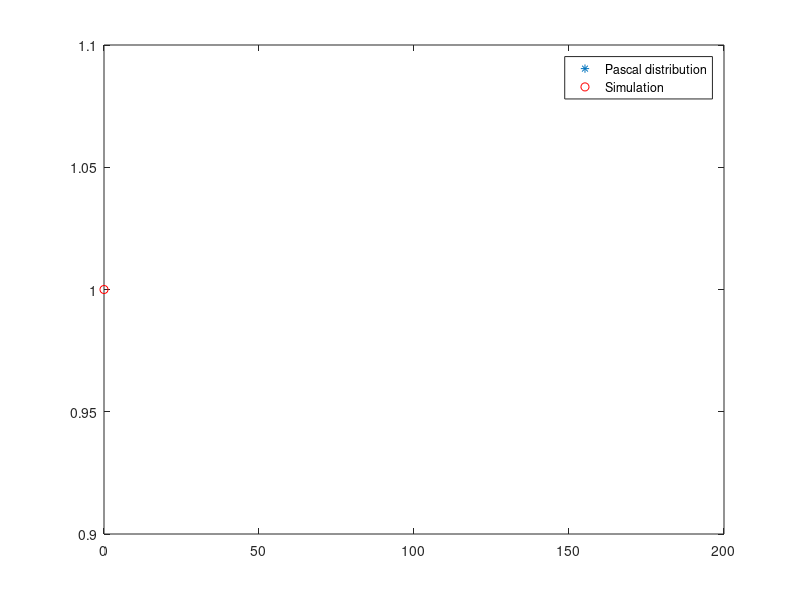

Reproduce this figure in MATLAB.
clear all;
clc;


p = input('Probability of success in (0,1) = ');
s = input('Number of successes = ');

N = input('Number of simulation = ');
for i = 1:N

    generated = 0;
    fails = 0;
    successes = 0;

    while (successes < s)
       last = rand;
        
       if last < p
            successes = successes + 1;
       else
            fails = fails + 1;
       end

       generated = generated + 1;
    end

    X(i) = fails;
end


UX = unique(X);


nX = hist(X, length(UX));
relfr = nX / N;


k = 0:200;
pk = nbinpdf(k, s, p);

plot(k, pk, '*',UX, relfr, 'ro')
legend('Pascal distribution','Simulation')